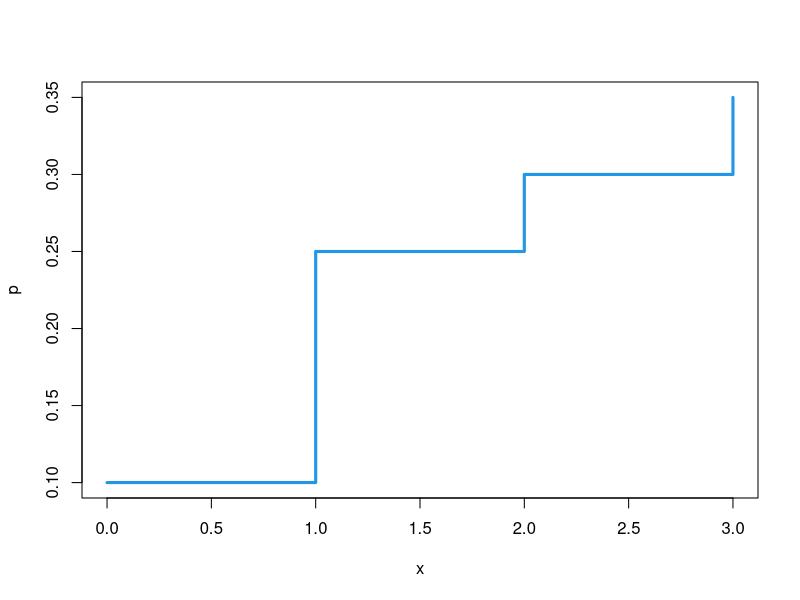
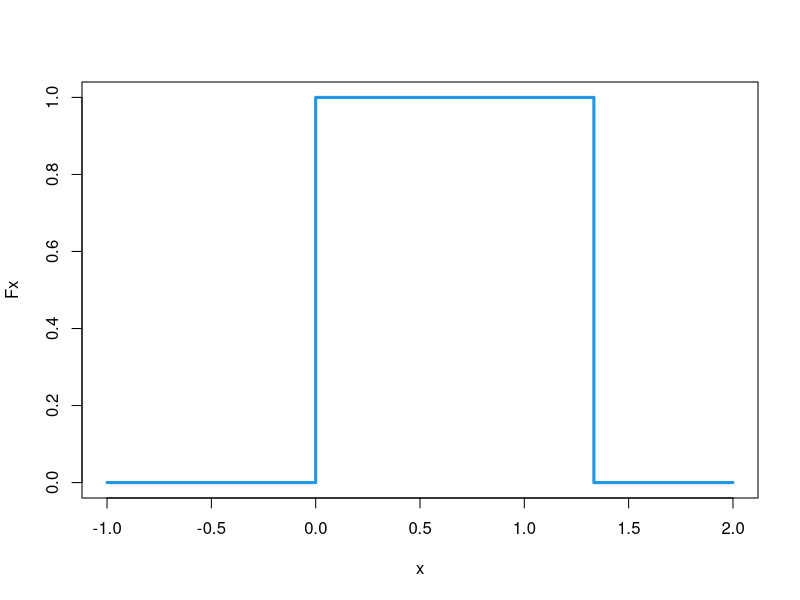

Reproduce these figures in R, in order.
# Fonction de répartition (v.a.d)
x=c(0,1,2,3)
p=c(0.1,0.25,0.3,0.35)
plot(x,p,type="s", lwd=3, col=4)

# Fonction de répartition de la loi uniforme [0,1]
x=seq(-1,2,len=10) # séquence de -1 jusqu'à 2 de longueur 10
Fx=dunif(x, min=0, max=1)
Fx   # Afficher les valeurs de F(x)
plot(x,Fx,type="s", lwd=3, col=4)